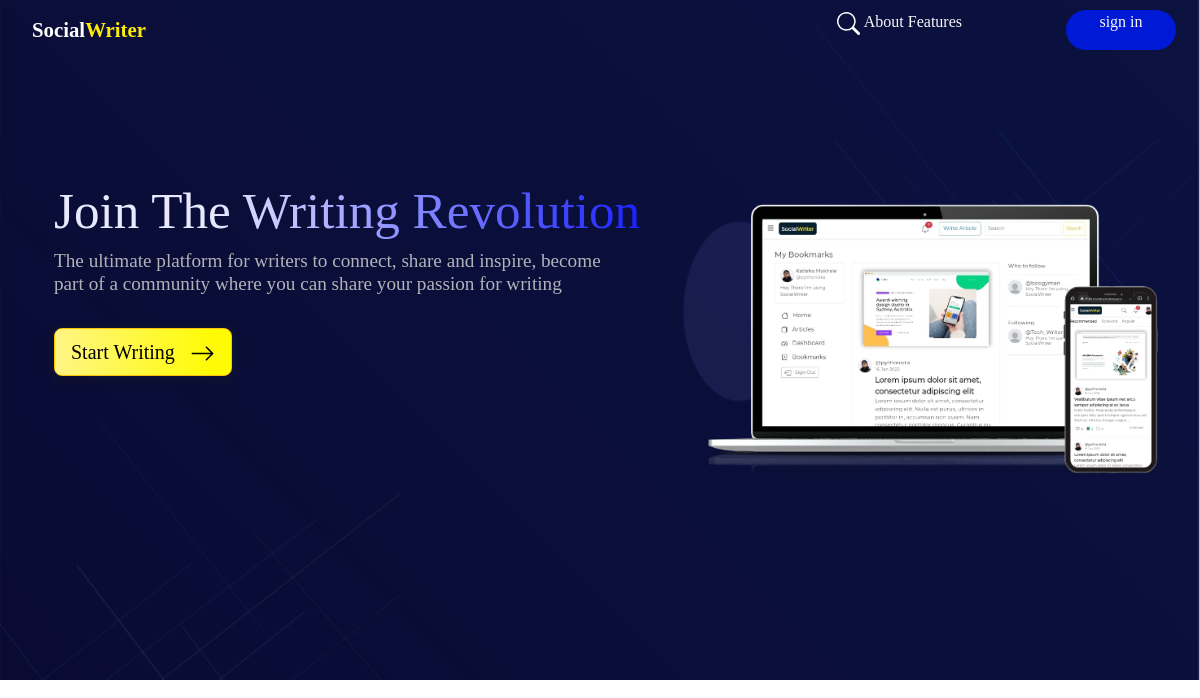
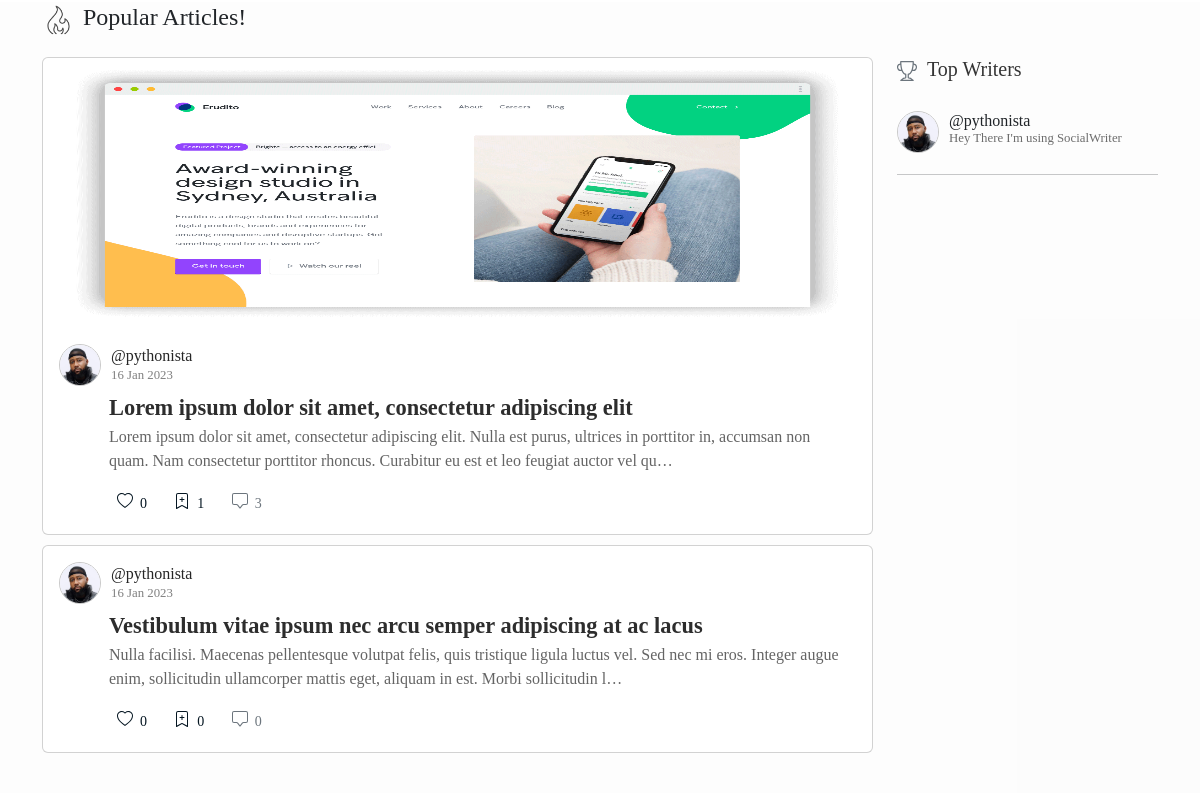
/, run on an earlier commit of the app's database (2 pictures, top to bottom).
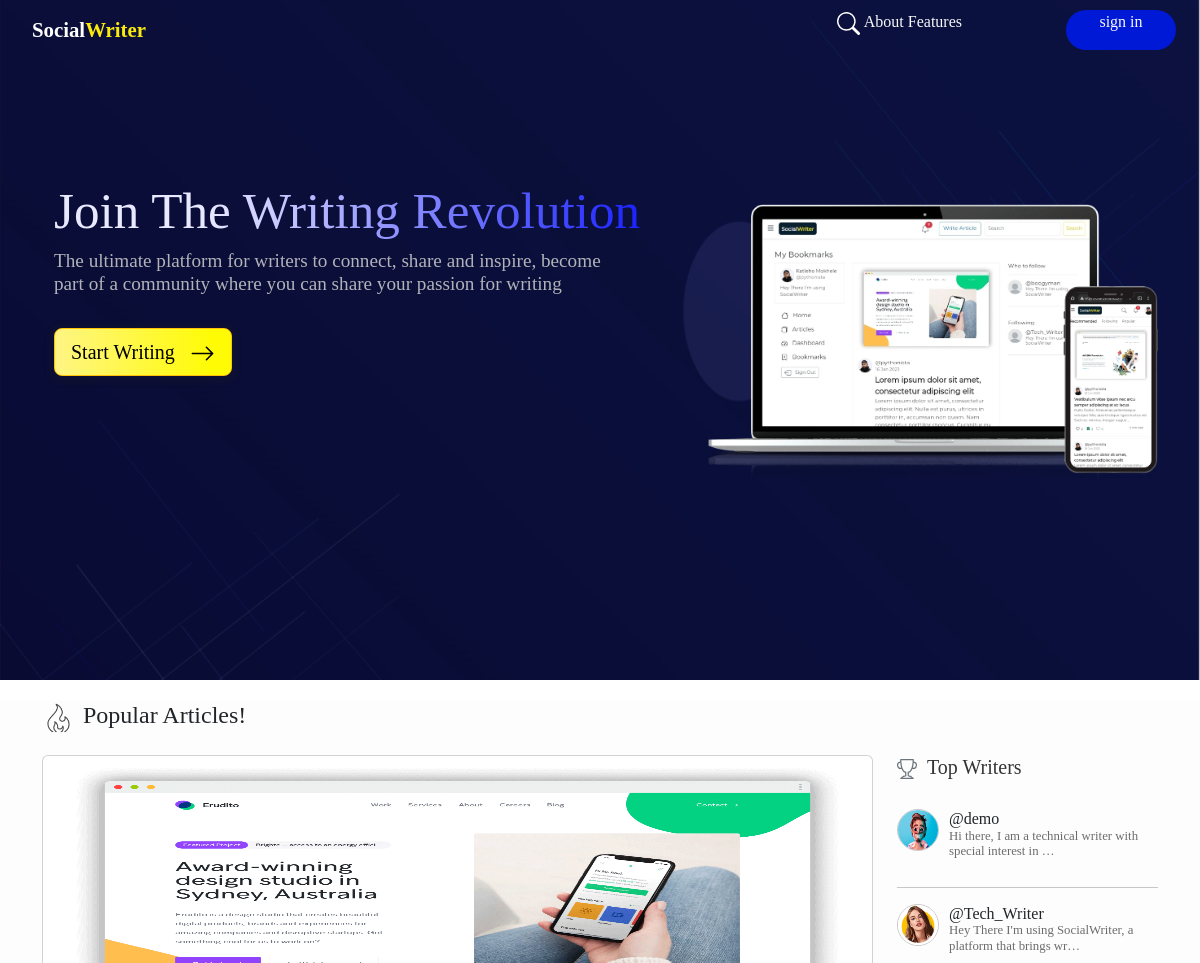
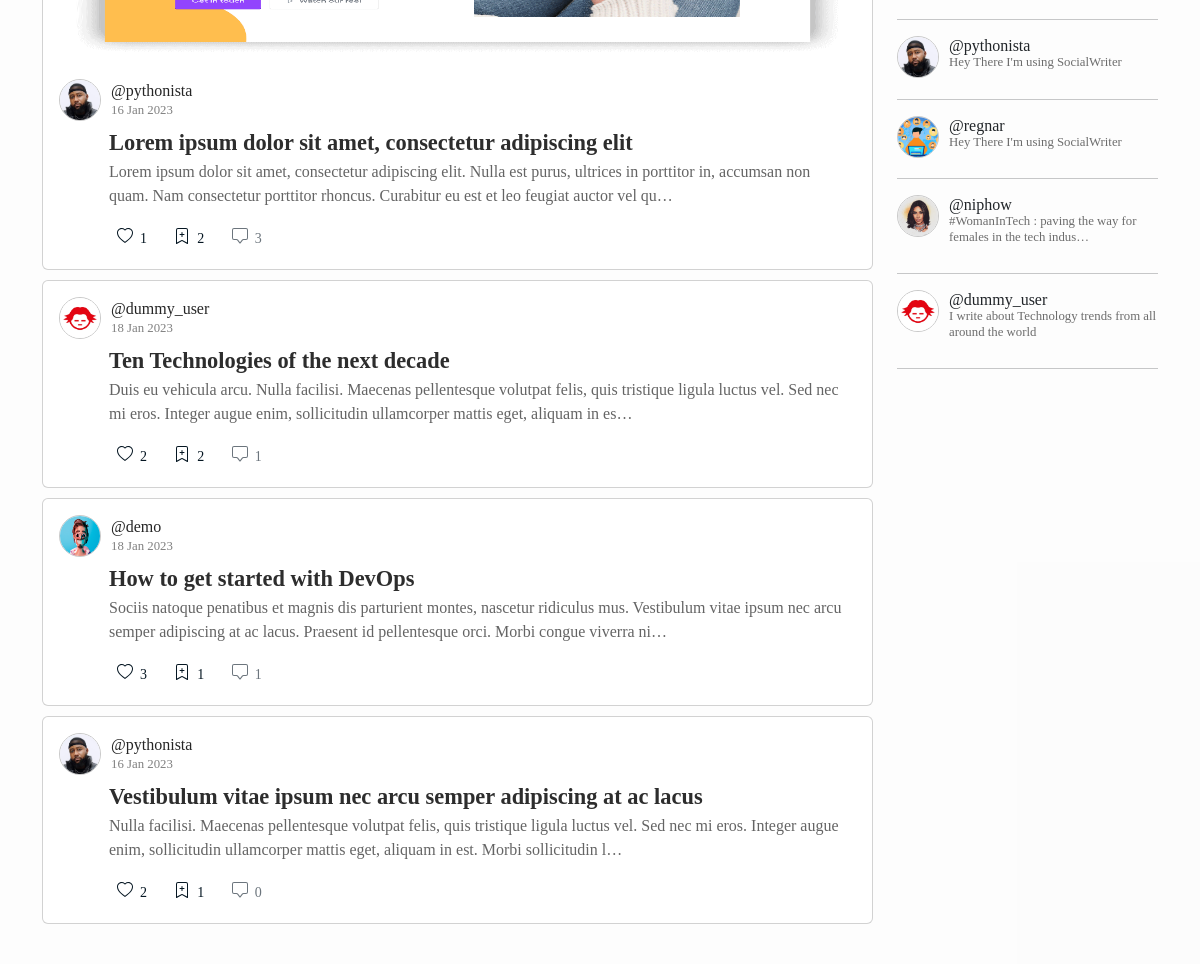
And on a later commit of the database (2 pictures, top to bottom).
### blogyapp/models.py (models this page shows, shortened)
class Entry(models.Model):
    profile = models.ForeignKey(Profile, on_delete=models.CASCADE , blank=True , null=True) # Entry attached to a specific profile
    thumbnail = models.ImageField(upload_to="blogyapp/images/articles_img", blank=True , null=True)
    uploaded = models.BooleanField(default=False)
    entry_title = models.TextField()
    introduction = models.TextField()
    text = HTMLField()
    date_added = models.DateTimeField(auto_now_add=True)
    popularity = models.IntegerField(default=0)
    likes = models.IntegerField(default=0)  # number of likes for each Article
    bookmarks = models.IntegerField(default=0)  # number of bookmarks for each Article ...
    class Meta:
        verbose_name_plural = 'entries'

### users/models.py (models this page shows, shortened)
class Profile(models.Model):
    name = models.OneToOneField(User, on_delete=models.CASCADE ,default=1 ) # this has the username inside
    bio = models.CharField(max_length=150,blank=True, default="Hey There I'm using SocialWriter ")
    avatar = models.ImageField(null=True, upload_to="blogyapp/images/profiles_img", default="default.jpg")
    following = models.ManyToManyField(User,related_name="following", blank=True)
    followers = models.IntegerField(default=0)
    date_created = models.DateTimeField(auto_now=True)
    liked_articles = models.ManyToManyField("blogyapp.Entry",related_name="liked_articles", blank=True)
    bookmarked_articles = models.ManyToManyField("blogyapp.Entry",related_name="bookmarked_articles", blank=True)
    twitter_link = models.URLField(blank=True, null=True)
    linkedin_link = models.URLField(blank=True, null=True)
    personal_link = models.URLField(blank=True, null=True)
    class Meta:
        ordering = ["-date_created"]

### blogyapp/views.py (the view)
# urls.py: path("",views.home1,name='home1'),
def home1(request):
    if request.user.is_authenticated:
        followings_url = request.path
        recommended_articles = Entry.objects.all()
        my_profile =Profile.objects.get(name =request.user)  # profile of logged in user
        comments = Comments.objects.all()
        entries = Entry.objects.all().order_by("-date_added")
        followings = my_profile.following.all() #queryset of all the accounts that i follow ...
        my_guys = Profile.objects.filter(name__in = followings).exclude(Q(name=my_profile.name))[:6]
        other_users = Profile.objects.exclude(name__in =followings).exclude(Q(name=my_profile.name))[:6]
        context = { "entries":entries ,
                   "followings":followings,
                   "my_guys":my_guys ,
                   "other_users":other_users ,
                   "my_profile":my_profile,
                   "comments":comments,
                   "recommended_articles":recommended_articles,
                   "followings_url":followings_url
                   }
        return render(request, 'blogyapp/landing_page.html',context)
    else:
        authors = Entry.objects.order_by("-popularity")
        top_authors = []
        for i in authors:
            if i.profile.name not in top_authors:
                top_authors.append(i.profile.name)
        top_authors_details = Profile.objects.filter(name__in=top_authors)[:10]
        popular = Entry.objects.order_by("-popularity")[:4]
        return render(request, 'blogyapp/landing_page.html' , {"popular":popular,"top_authors_details":top_authors_details})

### blogyapp/context_processors.py (called while the page is built)
def process_notifications(request):
    try:
        notifications_url = request.META["HTTP_REFERER"]
        notifications = Notification.objects.filter( Q(entry__profile__name = request.user) | Q(profile__name = request.user) )
        if notifications_url == "http://127.0.0.1:8000/notifications/" or notifications_url == "http://socialwriter.pythonanywhere.com/notifications/" or notifications_url == "https://socialwriter.pythonanywhere.com/notifications/":
            for i in notifications:
                if i.notification_viewed == False:
                    i.notification_viewed = True
                    i.save(update_fields=["notification_viewed"])
                    i.save()
        return {}
    except:
        return {}

### blogyapp/templatetags/read-time.py (called while the page is built)
def read(html):
    return readtime.of_html(html)

### blogyapp/templates/blogyapp/landing_page.html (shortened to what this page needs)
{% extends 'blogyapp/base.html' %}
  {% load bootstrap5 %}
  {% load static %}
  {% load read-time %}
{% block content %}
{% if user.is_anonymous %}
    <section style="height:700px" id="landing_page">
      <nav class="navbar navbar-dark " style="height: 60px; ">
        <div class="container-fluid" style="width: 98%;">
          <div style="display: flex">
          <span class="d-flex justify-content-center" style="padding-top: 2px">
          <a style="text-decoration: none;font-size:1.3rem;font-weight:600;margin: 3px 8px 5px 8px;" href="{% url 'blogyapp:home1' %}">
          <span style="color:white">Social</span><span style="color:rgb(250, 235, 13)">Writer</span>
          </a>
          </span>
          </div>
          <div class = "search" >
            <div style="display: flex;">
              <form class="d-flex" role="search">
                <a id="search_icon" onclick="searchbar_home()" class="nav-link" href="#">
                </a>
              </form>
            <a class="nav-link text-light " href="#">About</a>
              <a style="margin-right: 100px;" class="nav-link  text-light" href="#">Features</a>
            <a href="{% url 'users:login' %}" style="width: 110px;height:40px;font-size:1rem;background-color: #0019d6;" class="btn  btn-sm rounded-pill nav-link text-light"> sign in</a>
            </div>
          </div>
        </div>
      </nav>
      <div class="container">
    <div class=" d-none d-md-block">
      <br>
      <br>
      <br>
      <br>
      <br>
    </div>
    <div class="row">
    <div class=" d-none d-lg-block col-lg-7">
      <div class="container-fluid">
      <h1 id="hero_text" style="font-size: 3.2rem;" >  Join The Writing Revolution </h1>
      <h4 style="width:92%;color: rgb(178, 179, 185);font-size: 1.2rem;">
        The ultimate platform for writers to connect, share and inspire, become part of a community where you can share your passion for writing
      </h4>
      <br>
      <a id="cta" class="btn btn-warning btn-lg" href="{% url 'users:register' %}"> Start Writing &nbsp; <span><svg xmlns="http://www.w3.org/2000/svg" width="25" height="25" fill="currentColor" class="bi bi-arrow-right" viewBox="0 0 16 16">
        <path fill-rule="evenodd" d="M1 8a.5.5 0 0 1 .5-.5h11.793l-3.147-3.146a.5.5 0 0 1 .708-.708l4 4a.5.5 0 0 1 0 .708l-4 4a.5.5 0 0 1-.708-.708L13.293 8.5H1.5A.5.5 0 0 1 1 8z"/>
      </svg></span></a>
    </div>
  </div>
      <div class="col-lg-5">
        <br>
        <img id="hero_img" class="img-fluid" src="{% static 'blogyapp/images/hero-pic.png' %}" alt="">
      </div>
    </div>
  </div>
    </section>
    <section style="background-color:rgba(238, 238, 238, 0.155) ;">
      <div class="container">
        <h4 style="margin:20px 0px 20px 0px;" > <img style="opacity: 0.7;" height="35" width="35" src="{% static 'blogyapp/images/fire.png' %}" alt=""> <span style="padding-top: 15px;"> Popular Articles! </span>  </h4>
        <div class="row">
          <div class="col-md-9" style="margin-bottom: 30px;" >
            {% for entry in popular %}
            {% if entry.uploaded == True %}
            <div id="{{entry.id}}" class="card " style="margin-bottom: 10px;">
              {% if forloop.counter == 1 or forloop.counter == 5 or forloop.counter == 15 %}
                <img style="width: 100%;height: 270px;" class="card-img-top" src="{{entry.thumbnail.url}}" alt="">
              {% endif %}
              <div class="card-body">
               <a class="d-flex"  style="text-decoration: none;" href="{% url 'blogyapp:profile_detail' entry.profile.id %}">
                 <img class="avatar-home" src="{{entry.profile.avatar.url}}">
                  <span style="color: rgb(38, 38, 38);margin-left: 10px;">
                     @{{entry.profile.name}}
                     <h6 style="color: gray;font-size: 0.8rem;"> {{entry.date_added|date:"d M Y"}}</h6>
                    </span>
               </a>
                <div id="posts_margin" style="margin-left: 50px;margin-right: 10px">
                  <a id="post_title" href="{% url 'blogyapp:read' entry.id %}" style="font-weight: 700;font-size:1.4rem;color: rgb(45, 45, 45);text-decoration: none;">  {{entry.entry_title}} </a>
                  <p class="d-none d-sm-block" style="color: rgb(100, 100, 100);size: 0.9rem;">
                    {{entry.introduction|truncatechars:200}}
                  </p>
                  <div class="d-flex" style="width: 100%;">
                    <div class="like" style="margin-right:0.3cm">
                        <form class="d-flex " action="{% url 'blogyapp:like_unlike' entry.id %}" method='post'>
                            {% if entry in my_profile.liked_articles.all %}
                            <button  class="btn btn-outline-danger btn-sm position-relative" name="submit" style="border: none;" >
                              <div class="d-flex">
                                <svg xmlns="http://www.w3.org/2000/svg" width="16" height="16" fill="currentColor" class="bi bi-heart-fill" viewBox="0 0 16 16">
                                    <path fill-rule="evenodd" d="M8 1.314C12.438-3.248 23.534 4.735 8 15-7.534 4.736 3.562-3.248 8 1.314z"/>
                                  </svg>
                                  <span style="font-weight: 500;">
                                   &nbsp;&nbsp;{{entry.likes}}
                                  </span>
                                </div>
                            </button>
                            {% else %}
                            <button style= "color: #051622;border: none;" class="btn btn-outline-secondary btn-sm position-relative" name="submit">
                              <div class="d-flex">
                            <span style="font-weight: 500;">
                              &nbsp;&nbsp;{{entry.likes}}
                            </span>
                          </div>
                          </button>
                            {% endif %}
                        </form>
                    </div>
                    <div class="bookmark"  style="margin-right:0.3cm">
                      <form action="{% url 'blogyapp:bookmark' entry.id %}" method='post'>
                          {% if entry in my_profile.bookmarked_articles.all %}
                          <button class="btn btn-outline-success btn-sm position-relative" name="submit" style="border: none;">
                            <div class="d-flex">
                            <svg xmlns="http://www.w3.org/2000/svg" width="16" height="16" fill="currentColor" class="bi bi-bookmark-plus-fill" viewBox="0 0 16 16">
                                <path fill-rule="evenodd" d="M2 15.5V2a2 2 0 0 1 2-2h8a2 2 0 0 1 2 2v13.5a.5.5 0 0 1-.74.439L8 13.069l-5.26 2.87A.5.5 0 0 1 2 15.5zm6.5-11a.5.5 0 0 0-1 0V6H6a.5.5 0 0 0 0 1h1.5v1.5a.5.5 0 0 0 1 0V7H10a.5.5 0 0 0 0-1H8.5V4.5z"/>
                            </svg>
                              <span style="font-weight: 500;">
                              &nbsp;&nbsp;{{entry.bookmarks}}
                              </span>
                            </div>
                        </button>
                          {% else %}
                          <button style= "color: #051622;border: none;" class="btn btn-outline-secondary btn-sm position-relative" name="submit">
                            <div class="d-flex">
                              <span  style="font-weight: 500;">
                                &nbsp;&nbsp;{{entry.bookmarks}}
                              </span>
                            </div>
                        </button>
                          {% endif %}
                      </form>
                    </div>
                    <div  id="comments" style="margin-right:0cm">
                      <a href="{% url 'blogyapp:read' entry.id %}#comments" class="btn btn-outline-secondary btn-sm position-relative" name="submit" style="border: none;">
                        <div class="d-flex">
                          <span style="font-weight: 500;">
                           &nbsp;&nbsp;{{entry.entry.count}}
                          </span>
                        </div>
                        </a>
                    </div>
                    <div style="width: 100% !important;" class="container-fluid d-flex justify-content-end" >
                    </div>
                </div>
                </div>
              </div>
            </div>
            {% endif %}
            {% endfor %}
        </div>
        <div class="col-md-3">
          <h5 style="margin-bottom: 30px;"> &nbsp;<span style="color: rgb(52, 52, 52);">Top Writers</span>  </h5>
          {% for top_user in top_authors_details %}
          <div class="d-flex" style="margin-bottom: 20px;">
            <img class="avatar-home" src="{{top_user.avatar.url}}">
            <div style="font-size: 0.9rem;font-weight: 600;margin-left: 10px;">
             <h6 style="margin-bottom: 0cm;"> @{{top_user.name}}   </h6>
             <h6 style="margin-top:0cm;font-weight: 400;font-size: 0.80rem;color: rgb(108, 108, 108);">  {{top_user.bio|truncatechars:60}} </h6>
            </div>
          </div>
          <hr>
          {% endfor %}
        </div>
        </div>
      </div>
    </section>
{% endif %}
{% endblock content %}

### blogyapp/templates/blogyapp/base.html (shortened to what this page needs)
<!doctype html>
<html lang="en">
<head>
{% load bootstrap5 %}
{% load static %}
{% bootstrap_css %}
{% load read-time %}
<link rel="stylesheet" href="https://cdn.jsdelivr.net/npm/bootstrap-icons@1.8.3/font/bootstrap-icons.css">
<link rel="stylesheet" type="text/css" href="{% static 'blogyapp/css/read.css' %}"/>
</head>
<body>
    {% block content %}
    {% endblock content %}
</body>
</html>

### blogyapp/static/blogyapp/css/read.css (style rules this page uses)
p, h1, h2, h3, h4, h5, h6, button, a, span, div { font-family: montserrat !important; }
body { background-color: rgb(255, 255, 255); }
a { text-decoration: none !important; color: rgb(50, 50, 50); }
.avatar-home { border-radius: 50%; border: 1px rgb(201, 201, 201) solid; width: 42px; height: 42px; }
@media screen and (min-width:768px) { .search { display: inline-block; } }

### blogyapp/templates/blogyapp/landing_page.html (style rules this page uses)
#hero_text { font-family:poppins !important; background: linear-gradient(to right, rgb(232, 232, 255) 25%, rgb(12, 20, 255) 100%); -webkit-background-clip: text; -webkit-text-fill-color: transparent; }
#cta { background: linear-gradient(to right, rgb(255, 245, 132) 0%, rgb(255, 251, 4) 90%); box-shadow: 0 2px 4px 6px rgba(34, 34, 34, 0.182); }
#landing_page { background-image: url("../static/blogyapp/images/bg2.png"); background-repeat: no-repeat; background-position:center; width: 100% !important; background-size: cover; }
@media screen and (min-width:766px) { #landing_page { height: 950px !important; } }
@media screen and (min-width:991px) { #landing_page { height: 680px !important; } }

What changed in the data, as far as the page shows it:
changed Entry "Lorem ipsum dolor sit amet, consectetur adipiscing elit": likes "0" → "1"; bookmarks "1" → "2"
added Entry: profile.avatar (picture), profile.name "dummy_user", date_added "18 Jan 2023", entry_title "Ten Technologies of the next decade", introduction "Duis eu vehicula arcu. Nulla facilisi. Maecenas pellentesque volutpat felis, quis tristique ligula luctus vel. Sed nec mi eros. Integer augue enim, sollicitudin ullamcorper mattis eget, aliquam in es…", likes "2", bookmarks "2", entry.count "1"
added Entry: profile.avatar (picture), profile.name "demo", date_added "18 Jan 2023", entry_title "How to get started with DevOps", introduction "Sociis natoque penatibus et magnis dis parturient montes, nascetur ridiculus mus. Vestibulum vitae ipsum nec arcu semper adipiscing at ac lacus. Praesent id pellentesque orci. Morbi congue viverra ni…", likes "3", bookmarks "1", entry.count "1"
changed Entry "Vestibulum vitae ipsum nec arcu semper adipiscing at ac lacus": likes "0" → "2"; bookmarks "0" → "1"
added Profile: avatar (picture), name "demo", bio "Hi there, I am a technical writer with special interest in …"
now on this page (row edited): Profile: avatar (picture), name "Tech_Writer", bio "Hey There I'm using SocialWriter, a platform that brings wr…"
added Profile: avatar (picture), name "regnar", bio "Hey There I'm using SocialWriter"
added Profile: avatar (picture), name "niphow", bio "#WomanInTech : paving the way for females in the tech indus…"
added Profile: avatar (picture), name "dummy_user", bio "I write about Technology trends from all around the world"
